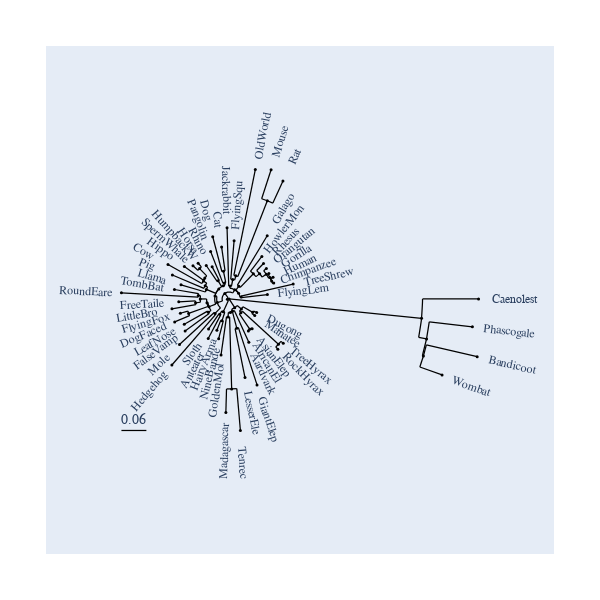

Notebook source saved alongside this figure:
### Markdown cell above
# Display a Phylogenetic Tree with a Circular Dendrogram Style

### Code cell
from cogent3.app import io

reader = io.load_json()

ens_tree = reader("../data/GN-tree.json")
fig = ens_tree.get_figure("circular", width=600, height=600)
fig.show()

### Figure 1 — Plotly figure (JSON) as saved in the notebook; plotly's stock layout.template omitted (floating-point values rounded to 4 significant figures; data arrays with more than 128 entries replaced by an {"elided": "..."} marker saying what was removed)
{"data": [{"line": {"color": "black", "shape": "spline", "smoothing": 1.3, "width": 1.25}, "mode": "lines", "showlegend": false, "type": "scatter", "x": {"elided": "856 float values"}, "y": {"elided": "856 float values"}}, {"hoverinfo": "text", "marker": {"color": "black", "size": 3, "symbol": "circle"}, "mode": "markers", "showlegend": false, "text": ["root", "edge.37", "edge.33", "edge.32", "edge.27", "edge.20", "FlyingLem", "TreeShrew", "edge.26", "edge.25", "edge.24", "edge.23", "edge.22", "edge.21", "Chimpanzee", "Human", "Gorilla", "Orangutan", "Rhesus", "HowlerMon", "Galago", "edge.31", "edge.30", "edge.29", "edge.28", "Rat", "Mouse", "OldWorld", "FlyingSqu", "Jackrabbit", "edge.19", "edge.17", "edge.16", "edge.10", "edge.9", "edge.8", "Cat", "Dog", "Pangolin", "edge.7", "Rhino", "Horse", "edge.15", "edge.14", "edge.13", "edge.12", "edge.11", "HumpbackW", "SpermWhale", "Hippo", "Cow", "Pig", "Llama", "edge.6", "edge.4", "edge.3", "edge.2", "TombBat", "RoundEare", "edge.1", "FreeTaile", "LittleBro", "edge.0", "FlyingFox", "DogFaced", "edge.5", "LeafNose", "FalseVamp", "edge.18", "Mole", "Hedgehog", "edge.36", "edge.35", "Sloth", "Anteater", "edge.34", "HairyArma", "NineBande", "edge.48", "edge.47", "edge.46", "edge.44", "GoldenMol", "edge.43", "Madagascar", "Tenrec", "edge.45", "LesserEle", "GiantElep", "Aardvark", "edge.42", "edge.41", "edge.39", "AfricanEl", "AsianElep", "edge.40", "RockHyrax", "TreeHyrax", "edge.38", "Manatee", "Dugong", "edge.51", "edge.50", "edge.49", "Wombat", "Bandicoot", "Phascogale", "Caenolest"], "type": "scatter", "x": [0.0, -0.003923, -0.009618, 0.01275, 0.02144, 0.02718, 0.08661, 0.145, 0.02219, 0.05491, 0.06899, 0.08426, 0.09232, 0.09615, 0.101, 0.09941, 0.0899, 0.08427, 0.07784, 0.0741, 0.08618, 0.002303, 0.00824, 0.01534, 0.08646, 0.1218, 0.09496, 0.05931, 0.01132, -0.004596, -0.02678, -0.03182, -0.02317, -0.01307, -0.01065, -0.01275, -0.01686, -0.03698, -0.04174, -0.02474, -0.03832, -0.05171, -0.05146, -0.05407, -0.05792, -0.05489, -0.06673, -0.07, -0.08165, -0.1011, -0.1381, -0.1283, -0.1087, -0.04534, -0.05009, -0.06527, -0.06962, -0.1236, -0.2434, -0.07585, -0.1138, -0.1292, -0.09146, -0.1102, -0.123, -0.04695, -0.1013, -0.09944, -0.03173, -0.1121, -0.1294, -0.01315, -0.02098, -0.04638, -0.04717, -0.01607, -0.02761, -0.02366, 0.01276, 0.007457, 0.003059, -0.002348, -0.0182, 0.005811, -0.007334, 0.02554, 0.01735, 0.036, 0.06317, 0.04462, 0.02784, 0.02684, 0.04671, 0.04363, 0.05212, 0.1116, 0.1103, 0.1225, 0.05362, 0.05807, 0.06246, 0.4352, 0.4465, 0.4394, 0.4816, 0.561, 0.5502, 0.5641], "y": [0.0, -0.0004528, 0.01244, 0.02066, 0.01296, 0.004704, 0.009937, 0.03371, 0.02888, 0.0569, 0.05724, 0.05586, 0.04871, 0.04063, 0.03603, 0.04887, 0.05777, 0.0689, 0.08009, 0.09609, 0.1429, 0.02926, 0.04387, 0.05223, 0.2221, 0.2667, 0.2923, 0.2927, 0.1318, 0.1609, -0.008241, 0.006536, 0.02276, 0.02974, 0.03628, 0.06293, 0.1173, 0.1407, 0.1072, 0.04102, 0.07263, 0.07562, 0.02153, 0.03003, 0.04083, 0.04757, 0.06866, 0.08079, 0.07494, 0.07348, 0.07801, 0.0542, 0.03192, -0.01765, -0.008668, 7.993e-18, 0.007989, 0.02138, 0.01392, -0.008703, -0.006507, -0.02236, -0.03263, -0.03236, -0.05196, -0.03017, -0.05723, -0.07225, -0.03265, -0.1029, -0.1493, -0.02879, -0.03479, -0.06783, -0.08939, -0.04945, -0.07092, -0.09, -0.01971, -0.02757, -0.0305, -0.04105, -0.1266, -0.2034, -0.2567, -0.2974, -0.06602, -0.1777, -0.1944, -0.09769, -0.02276, -0.03097, -0.06832, -0.07236, -0.06759, -0.1024, -0.1135, -0.1002, -0.03028, -0.03732, -0.03071, -0.04365, -0.09047, -0.129, -0.1718, -0.1305, -0.06313, -1.382e-16]}], "layout": {"annotations": [{"font": {"family": "Inconsolata, monospace", "size": 12}, "showarrow": false, "text": "FlyingLem ", "textangle": -6.545, "x": 0.1707, "xanchor": "center", "xref": "x", "y": 0.01958, "yanchor": "middle", "yref": "y"}, {"font": {"family": "Inconsolata, monospace", "size": 12}, "showarrow": false, "text": "TreeShrew ", "textangle": -13.09, "x": 0.2274, "xanchor": "center", "xref": "x", "y": 0.05288, "yanchor": "middle", "yref": "y"}, {"font": {"family": "Inconsolata, monospace", "size": 12}, "showarrow": false, "text": "Chimpanzee", "textangle": -19.64, "x": 0.1807, "xanchor": "center", "xref": "x", "y": 0.06447, "yanchor": "middle", "yref": "y"}, {"font": {"family": "Inconsolata, monospace", "size": 12}, "showarrow": false, "text": "Human     ", "textangle": -26.18, "x": 0.1753, "xanchor": "center", "xref": "x", "y": 0.08621, "yanchor": "middle", "yref": "y"}, {"font": {"family": "Inconsolata, monospace", "size": 12}, "showarrow": false, "text": "Gorilla   ", "textangle": -32.73, "x": 0.1611, "xanchor": "center", "xref": "x", "y": 0.1035, "yanchor": "middle", "yref": "y"}, {"font": {"family": "Inconsolata, monospace", "size": 12}, "showarrow": false, "text": "Orangutan ", "textangle": -39.27, "x": 0.1498, "xanchor": "center", "xref": "x", "y": 0.1225, "yanchor": "middle", "yref": "y"}, {"font": {"family": "Inconsolata, monospace", "size": 12}, "showarrow": false, "text": "Rhesus    ", "textangle": -45.82, "x": 0.1368, "xanchor": "center", "xref": "x", "y": 0.1408, "yanchor": "middle", "yref": "y"}, {"font": {"family": "Inconsolata, monospace", "size": 12}, "showarrow": false, "text": "HowlerMon ", "textangle": -52.36, "x": 0.1258, "xanchor": "center", "xref": "x", "y": 0.1631, "yanchor": "middle", "yref": "y"}, {"font": {"family": "Inconsolata, monospace", "size": 12}, "showarrow": false, "text": "Galago    ", "textangle": -58.91, "x": 0.1299, "xanchor": "center", "xref": "x", "y": 0.2154, "yanchor": "middle", "yref": "y"}, {"font": {"family": "Inconsolata, monospace", "size": 12}, "showarrow": false, "text": "Rat       ", "textangle": -65.45, "x": 0.157, "xanchor": "center", "xref": "x", "y": 0.3437, "yanchor": "middle", "yref": "y"}, {"font": {"family": "Inconsolata, monospace", "size": 12}, "showarrow": false, "text": "Mouse     ", "textangle": -72.0, "x": 0.1211, "xanchor": "center", "xref": "x", "y": 0.3727, "yanchor": "middle", "yref": "y"}, {"font": {"family": "Inconsolata, monospace", "size": 12}, "showarrow": false, "text": "OldWorld  ", "textangle": -78.55, "x": 0.07611, "xanchor": "center", "xref": "x", "y": 0.3756, "yanchor": "middle", "yref": "y"}, {"font": {"family": "Inconsolata, monospace", "size": 12}, "showarrow": false, "text": "FlyingSqu ", "textangle": -85.09, "x": 0.01856, "xanchor": "center", "xref": "x", "y": 0.2161, "yanchor": "middle", "yref": "y"}, {"font": {"family": "Inconsolata, monospace", "size": 12}, "showarrow": false, "text": "Jackrabbit", "textangle": 88.36, "x": -0.007012, "xanchor": "center", "xref": "x", "y": 0.2455, "yanchor": "middle", "yref": "y"}, {"font": {"family": "Inconsolata, monospace", "size": 12}, "showarrow": false, "text": "       Cat", "textangle": 81.82, "x": -0.0289, "xanchor": "center", "xref": "x", "y": 0.201, "yanchor": "middle", "yref": "y"}, {"font": {"family": "Inconsolata, monospace", "size": 12}, "showarrow": false, "text": "       Dog", "textangle": 75.27, "x": -0.05849, "xanchor": "center", "xref": "x", "y": 0.2225, "yanchor": "middle", "yref": "y"}, {"font": {"family": "Inconsolata, monospace", "size": 12}, "showarrow": false, "text": "  Pangolin", "textangle": 68.73, "x": -0.07244, "xanchor": "center", "xref": "x", "y": 0.1861, "yanchor": "middle", "yref": "y"}, {"font": {"family": "Inconsolata, monospace", "size": 12}, "showarrow": false, "text": "     Rhino", "textangle": 62.18, "x": -0.07781, "xanchor": "center", "xref": "x", "y": 0.1475, "yanchor": "middle", "yref": "y"}, {"font": {"family": "Inconsolata, monospace", "size": 12}, "showarrow": false, "text": "     Horse", "textangle": 55.64, "x": -0.09947, "xanchor": "center", "xref": "x", "y": 0.1455, "yanchor": "middle", "yref": "y"}, {"font": {"family": "Inconsolata, monospace", "size": 12}, "showarrow": false, "text": " HumpbackW", "textangle": 49.09, "x": -0.1254, "xanchor": "center", "xref": "x", "y": 0.1447, "yanchor": "middle", "yref": "y"}, {"font": {"family": "Inconsolata, monospace", "size": 12}, "showarrow": false, "text": "SpermWhale", "textangle": 42.55, "x": -0.144, "xanchor": "center", "xref": "x", "y": 0.1322, "yanchor": "middle", "yref": "y"}, {"font": {"family": "Inconsolata, monospace", "size": 12}, "showarrow": false, "text": "     Hippo", "textangle": 36.0, "x": -0.1696, "xanchor": "center", "xref": "x", "y": 0.1232, "yanchor": "middle", "yref": "y"}, {"font": {"family": "Inconsolata, monospace", "size": 12}, "showarrow": false, "text": "       Cow", "textangle": 29.45, "x": -0.2118, "xanchor": "center", "xref": "x", "y": 0.1196, "yanchor": "middle", "yref": "y"}, {"font": {"family": "Inconsolata, monospace", "size": 12}, "showarrow": false, "text": "       Pig", "textangle": 22.91, "x": -0.2062, "xanchor": "center", "xref": "x", "y": 0.08714, "yanchor": "middle", "yref": "y"}, {"font": {"family": "Inconsolata, monospace", "size": 12}, "showarrow": false, "text": "     Llama", "textangle": 16.36, "x": -0.1899, "xanchor": "center", "xref": "x", "y": 0.05576, "yanchor": "middle", "yref": "y"}, {"font": {"family": "Inconsolata, monospace", "size": 12}, "showarrow": false, "text": "   TombBat", "textangle": 9.818, "x": -0.2069, "xanchor": "center", "xref": "x", "y": 0.03581, "yanchor": "middle", "yref": "y"}, {"font": {"family": "Inconsolata, monospace", "size": 12}, "showarrow": false, "text": " RoundEare", "textangle": 3.273, "x": -0.3279, "xanchor": "center", "xref": "x", "y": 0.01875, "yanchor": "middle", "yref": "y"}, {"font": {"family": "Inconsolata, monospace", "size": 12}, "showarrow": false, "text": " FreeTaile", "textangle": -3.273, "x": -0.1983, "xanchor": "center", "xref": "x", "y": -0.01134, "yanchor": "middle", "yref": "y"}, {"font": {"family": "Inconsolata, monospace", "size": 12}, "showarrow": false, "text": " LittleBro", "textangle": -9.818, "x": -0.2126, "xanchor": "center", "xref": "x", "y": -0.03679, "yanchor": "middle", "yref": "y"}, {"font": {"family": "Inconsolata, monospace", "size": 12}, "showarrow": false, "text": " FlyingFox", "textangle": -16.36, "x": -0.1914, "xanchor": "center", "xref": "x", "y": -0.0562, "yanchor": "middle", "yref": "y"}, {"font": {"family": "Inconsolata, monospace", "size": 12}, "showarrow": false, "text": "  DogFaced", "textangle": -22.91, "x": -0.2009, "xanchor": "center", "xref": "x", "y": -0.0849, "yanchor": "middle", "yref": "y"}, {"font": {"family": "Inconsolata, monospace", "size": 12}, "showarrow": false, "text": "  LeafNose", "textangle": -29.45, "x": -0.175, "xanchor": "center", "xref": "x", "y": -0.09883, "yanchor": "middle", "yref": "y"}, {"font": {"family": "Inconsolata, monospace", "size": 12}, "showarrow": false, "text": " FalseVamp", "textangle": -36.0, "x": -0.1679, "xanchor": "center", "xref": "x", "y": -0.122, "yanchor": "middle", "yref": "y"}, {"font": {"family": "Inconsolata, monospace", "size": 12}, "showarrow": false, "text": "      Mole", "textangle": -42.55, "x": -0.1745, "xanchor": "center", "xref": "x", "y": -0.1601, "yanchor": "middle", "yref": "y"}, {"font": {"family": "Inconsolata, monospace", "size": 12}, "showarrow": false, "text": "  Hedgehog", "textangle": -49.09, "x": -0.1848, "xanchor": "center", "xref": "x", "y": -0.2133, "yanchor": "middle", "yref": "y"}, {"font": {"family": "Inconsolata, monospace", "size": 12}, "showarrow": false, "text": "     Sloth", "textangle": -55.64, "x": -0.09414, "xanchor": "center", "xref": "x", "y": -0.1377, "yanchor": "middle", "yref": "y"}, {"font": {"family": "Inconsolata, monospace", "size": 12}, "showarrow": false, "text": "  Anteater", "textangle": -62.18, "x": -0.08666, "xanchor": "center", "xref": "x", "y": -0.1642, "yanchor": "middle", "yref": "y"}, {"font": {"family": "Inconsolata, monospace", "size": 12}, "showarrow": false, "text": " HairyArma", "textangle": -68.73, "x": -0.05831, "xanchor": "center", "xref": "x", "y": -0.1498, "yanchor": "middle", "yref": "y"}, {"font": {"family": "Inconsolata, monospace", "size": 12}, "showarrow": false, "text": " NineBande", "textangle": -75.27, "x": -0.04517, "xanchor": "center", "xref": "x", "y": -0.1718, "yanchor": "middle", "yref": "y"}, {"font": {"family": "Inconsolata, monospace", "size": 12}, "showarrow": false, "text": " GoldenMol", "textangle": -81.82, "x": -0.03024, "xanchor": "center", "xref": "x", "y": -0.2103, "yanchor": "middle", "yref": "y"}, {"font": {"family": "Inconsolata, monospace", "size": 12}, "showarrow": false, "text": "Madagascar", "textangle": -88.36, "x": -0.00975, "xanchor": "center", "xref": "x", "y": -0.3413, "yanchor": "middle", "yref": "y"}, {"font": {"family": "Inconsolata, monospace", "size": 12}, "showarrow": false, "text": "Tenrec    ", "textangle": 85.09, "x": 0.03279, "xanchor": "center", "xref": "x", "y": -0.3817, "yanchor": "middle", "yref": "y"}, {"font": {"family": "Inconsolata, monospace", "size": 12}, "showarrow": false, "text": "LesserEle ", "textangle": 78.55, "x": 0.05281, "xanchor": "center", "xref": "x", "y": -0.2606, "yanchor": "middle", "yref": "y"}, {"font": {"family": "Inconsolata, monospace", "size": 12}, "showarrow": false, "text": "GiantElep ", "textangle": 72.0, "x": 0.08931, "xanchor": "center", "xref": "x", "y": -0.2749, "yanchor": "middle", "yref": "y"}, {"font": {"family": "Inconsolata, monospace", "size": 12}, "showarrow": false, "text": "Aardvark  ", "textangle": 65.45, "x": 0.07977, "xanchor": "center", "xref": "x", "y": -0.1747, "yanchor": "middle", "yref": "y"}, {"font": {"family": "Inconsolata, monospace", "size": 12}, "showarrow": false, "text": "AfricanEl ", "textangle": 58.91, "x": 0.08733, "xanchor": "center", "xref": "x", "y": -0.1448, "yanchor": "middle", "yref": "y"}, {"font": {"family": "Inconsolata, monospace", "size": 12}, "showarrow": false, "text": "AsianElep ", "textangle": 52.36, "x": 0.1038, "xanchor": "center", "xref": "x", "y": -0.1346, "yanchor": "middle", "yref": "y"}, {"font": {"family": "Inconsolata, monospace", "size": 12}, "showarrow": false, "text": "RockHyrax ", "textangle": 45.82, "x": 0.1693, "xanchor": "center", "xref": "x", "y": -0.1742, "yanchor": "middle", "yref": "y"}, {"font": {"family": "Inconsolata, monospace", "size": 12}, "showarrow": false, "text": "TreeHyrax ", "textangle": 39.27, "x": 0.188, "xanchor": "center", "xref": "x", "y": -0.1538, "yanchor": "middle", "yref": "y"}, {"font": {"family": "Inconsolata, monospace", "size": 12}, "showarrow": false, "text": "Manatee   ", "textangle": 32.73, "x": 0.1293, "xanchor": "center", "xref": "x", "y": -0.08307, "yanchor": "middle", "yref": "y"}, {"font": {"family": "Inconsolata, monospace", "size": 12}, "showarrow": false, "text": "Dugong    ", "textangle": 26.18, "x": 0.1384, "xanchor": "center", "xref": "x", "y": -0.06804, "yanchor": "middle", "yref": "y"}, {"font": {"family": "Inconsolata, monospace", "size": 12}, "showarrow": false, "text": "Wombat    ", "textangle": 19.64, "x": 0.5613, "xanchor": "center", "xref": "x", "y": -0.2003, "yanchor": "middle", "yref": "y"}, {"font": {"family": "Inconsolata, monospace", "size": 12}, "showarrow": false, "text": "Bandicoot ", "textangle": 13.09, "x": 0.6434, "xanchor": "center", "xref": "x", "y": -0.1496, "yanchor": "middle", "yref": "y"}, {"font": {"family": "Inconsolata, monospace", "size": 12}, "showarrow": false, "text": "Phascogale", "textangle": 6.545, "x": 0.6342, "xanchor": "center", "xref": "x", "y": -0.07277, "yanchor": "middle", "yref": "y"}, {"font": {"family": "Inconsolata, monospace", "size": 12}, "showarrow": false, "text": "Caenolest ", "textangle": 0.0, "x": 0.6487, "xanchor": "center", "xref": "x", "y": -1.589e-16, "yanchor": "middle", "yref": "y"}, {"ax": 0, "ay": 0, "showarrow": false, "text": "0.06", "x": -0.2152, "xref": "x", "y": -0.2974, "yref": "y", "yshift": 10}], "autosize": true, "font": {"family": "Balto", "size": 14}, "height": 600, "hovermode": "closest", "margin": {"b": 50, "l": 50, "pad": 4, "r": 50, "t": 50}, "shapes": [{"line": {"color": "black", "width": 1.25}, "type": "line", "x0": -0.2434, "x1": -0.187, "y0": -0.2974, "y1": -0.2974}], "showlegend": false, "width": 600, "xaxis": {"range": [-0.405, 0.7256], "visible": false}, "yaxis": {"range": [-0.5677, 0.5629], "visible": false}}}
